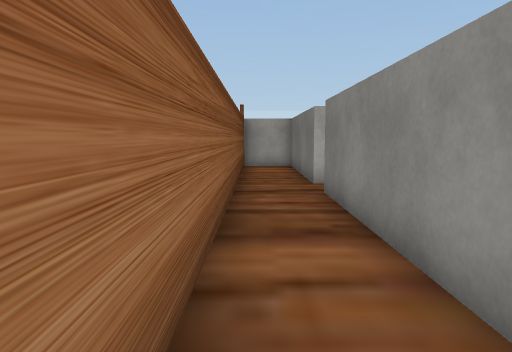
[1] (above)

21 first-person views from a walk through a Unity game level. The camera is 1.2 m above the floor, tilts 6° down and sees 70° across. The floor is counted in squares, 1 m on a side. Each view is taken from the middle of a square. On the plan, view 1 faces up. The plan holds only what a view shows up to about 15 squares ahead; the rest is blank. The place goes on beyond the plan. The player character is not drawn. Some surface patterns are stand-ins.

[2]
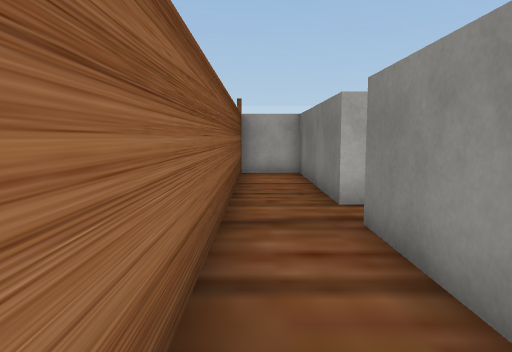

[3]
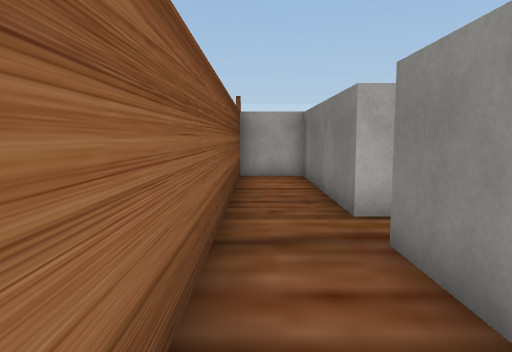

[4]
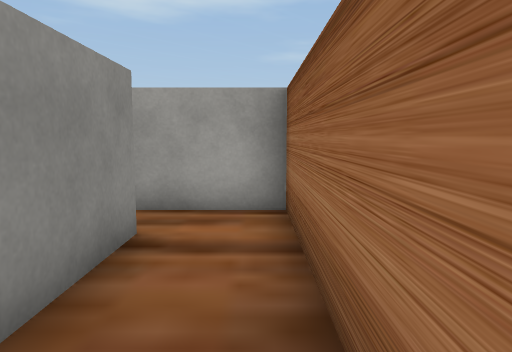

[5]
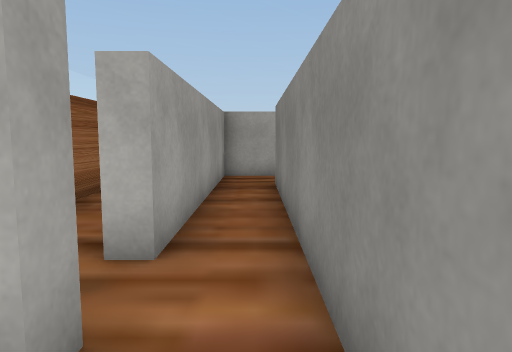

[6]
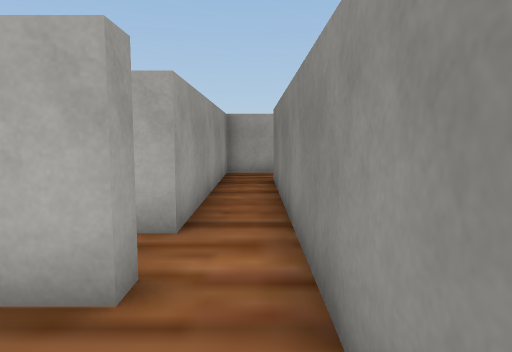

[7]
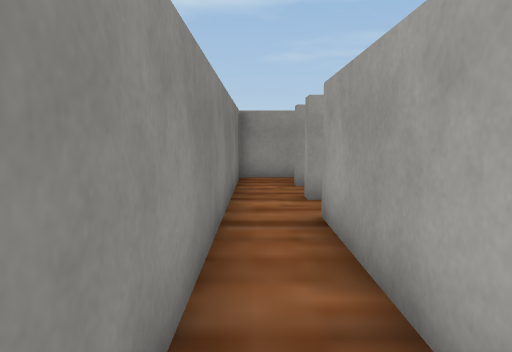

[8]
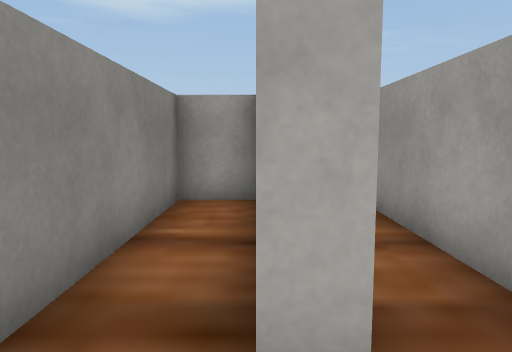

[9]
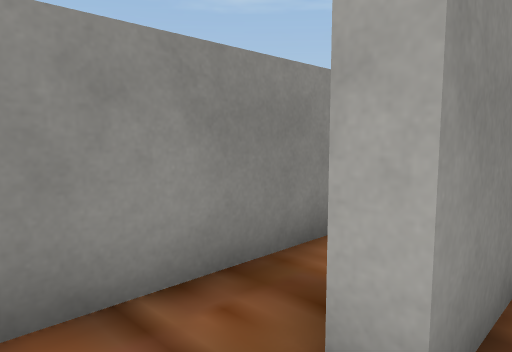

[10]
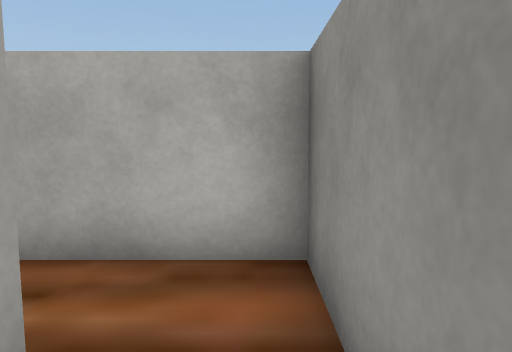

[11]
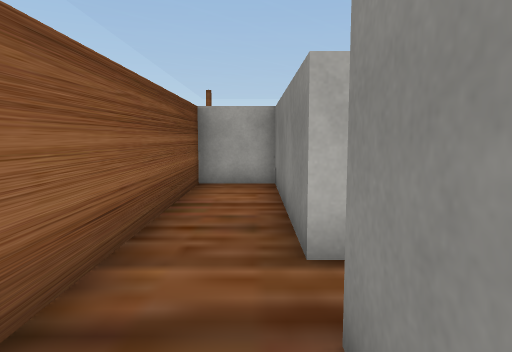

[12]
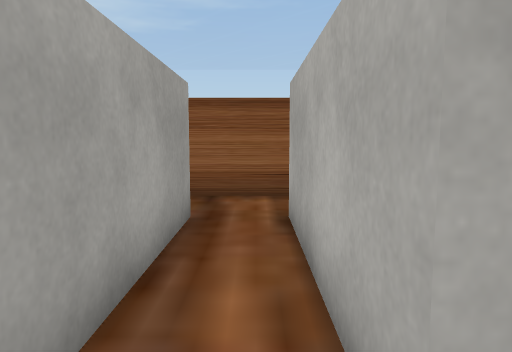

[13]
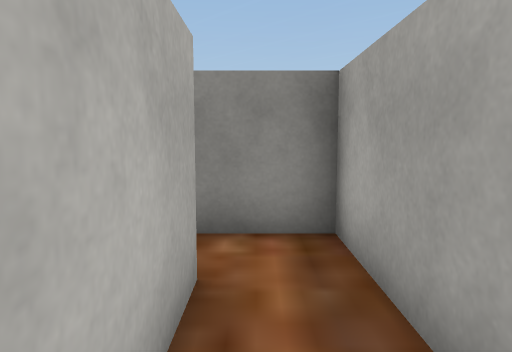

[14]
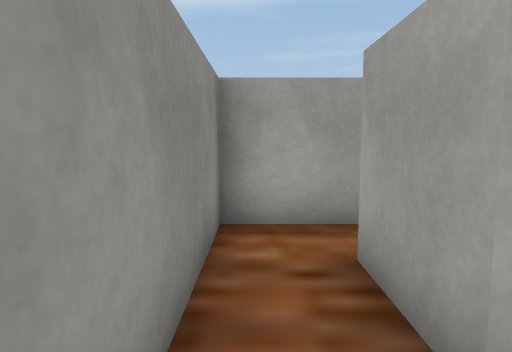

[15]
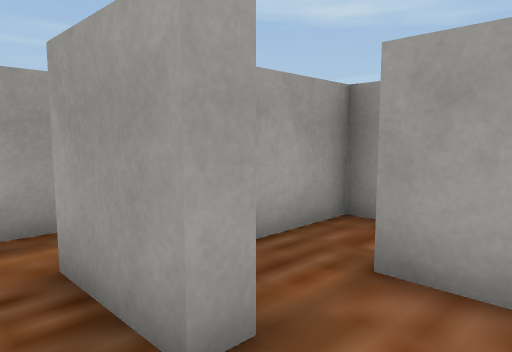

[16]
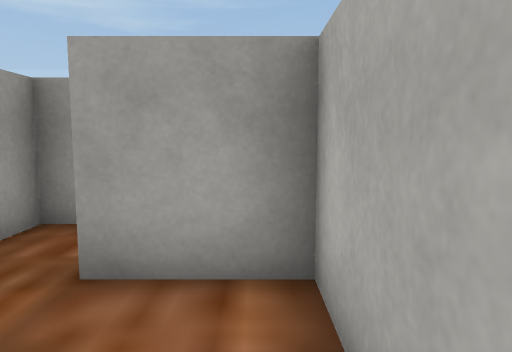

[17]
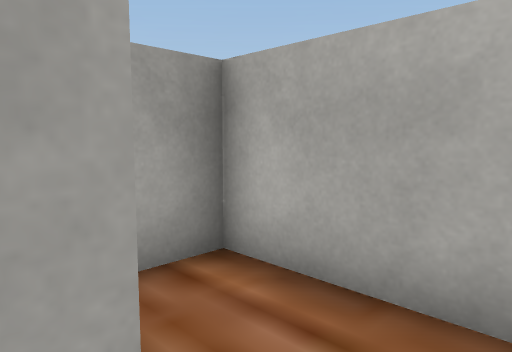

[18]
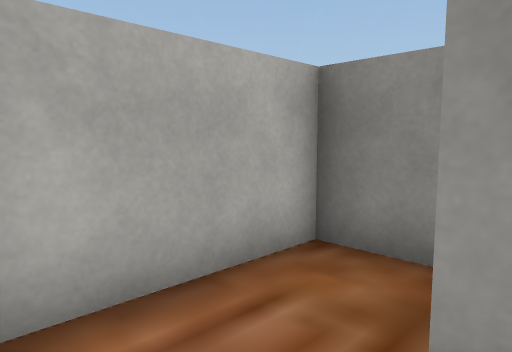

[19]
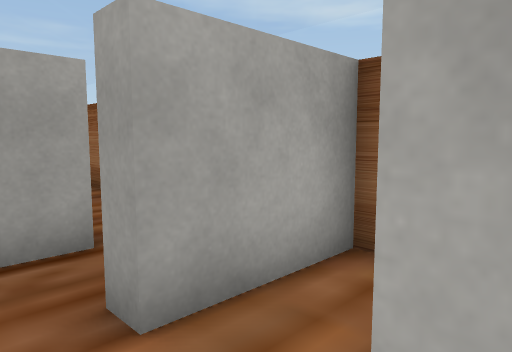

[20]
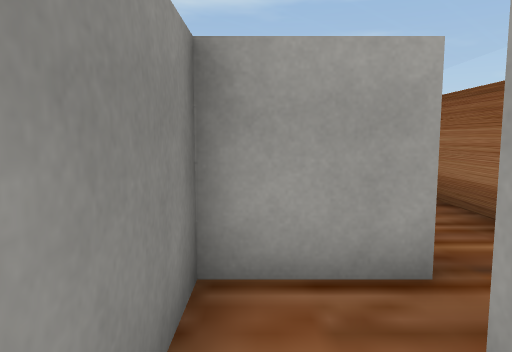

[21]
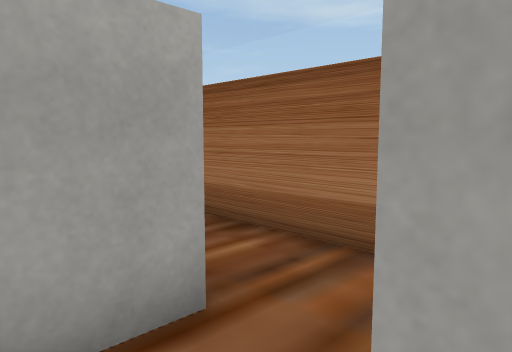

### Floor plan
Points are (right, up) in squares from view 1. A wall is a line through its corners. A room is listed if a view was taken in it or the views show most of it. See-through windows are left out.
Room 1 (views 1, 2, 3, 4, 11, 12, 13, 17, 19)
walls: (6, 11.5) (6, 9.5) (1.5, 9.5) (1.5, 15.5) (-0.5, 15.5) (-0.5, -2) (2, -2) (2, -2.5); (2, -0.5) (1.5, -0.5) (1.5, 8) (7.5, 8) (7.5, 11.5); (3.5, -2.5) (3.5, -1.5)
ways out: opening at (2.5, -2) to room 2; opening at (2, -1) to room 4; opening at (7, 10.5) to room 6
Room 2 (views 5, 20, 21)
walls: (2, -2.5) (1.1, -2.5); (3.5, -4.5) (3.5, -2.5); (-0.6, -4) (2, -4) (2, -4.5)
ways out: opening at (2.5, -2) to room 1; opening at (2.5, -4) to room 3
Room 3 (view 6)
walls: (1.4, -6) (3.5, -6) (3.5, -4.5); (-0.5, -5.6) (-0.5, -7.5)
ways out: opening at (2.5, -4) to room 2
Room 4 (views 7, 9)
walls: (3.5, -1.5) (3.5, 5.5); (3.5, 7.5) (2, 7.5) (2, -0.5)
ways out: opening at (2, -1) to room 1; opening at (4, 6.5) to room 5
Room 5 (views 8, 10)
walls: (3.5, 5.5) (4, 5.5); (4, 0) (5.5, 0) (5.5, 7.5) (3.5, 7.5)
ways out: opening at (4, 6.5) to room 4
Room 6 (views 14, 15, 16)
walls: (5.5, 11.5) (6, 11.5); (7.5, 11.5) (7.5, 13.5) (4, 13.5) (4, 11.5)
ways out: opening at (7, 10.5) to room 1; opening at (4, 11) to room 7
Room 7 (view 18)
walls: (2, 10) (4, 10)
ways out: opening at (4, 11) to room 6

Positions as (right, up) in squares from view 1, and headings:
1: (0, 0), facing up
2: (0, 3), facing up
3: (0, 4), facing up
4: (0, 4), facing down
5: (3, -4), facing up
6: (3, -5), facing up
7: (3, 5), facing down
8: (4, 7), facing down
9: (3, 7), facing down-right
10: (5, 4), facing up
11: (1, 6), facing up
12: (7, 9), facing left
13: (3, 9), facing right
14: (7, 13), facing down
15: (7, 13), facing down-left
16: (7, 13), facing left
17: (7, 11), facing up-left
18: (4, 11), facing up-right
19: (3, -2), facing down-left
20: (3, -3), facing down
21: (3, -4), facing down-left
